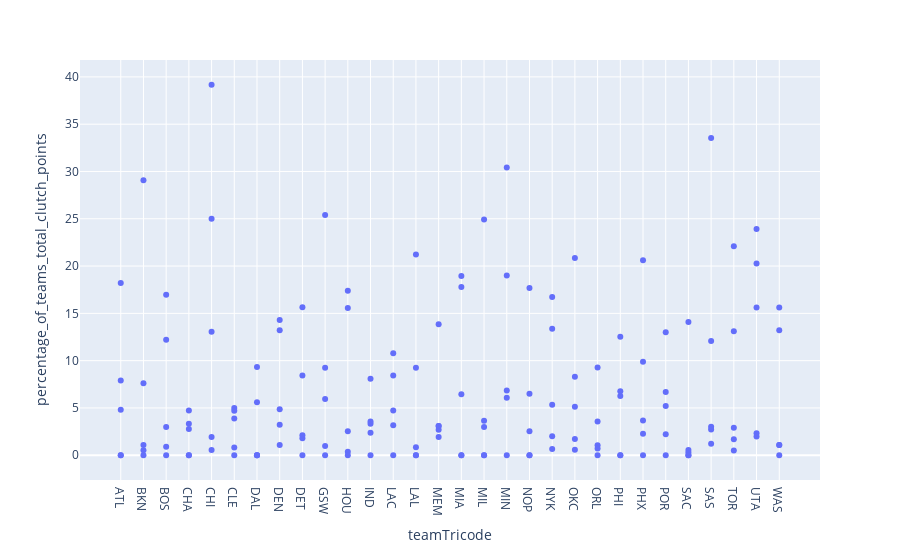

The notebook cell this image was saved under:
### Markdown cell above
## Plotting top 5 players per team clutch points % per team

### Code cell
px.scatter(top_5_per_team, x=top_5_per_team.teamTricode, y=top_5_per_team.percentage_of_teams_total_clutch_points, hover_data=['playerNameI'])

### Figure 1 — Plotly figure (JSON) as saved in the notebook; plotly's stock layout.template omitted (floating-point values rounded to 4 significant figures; data arrays with more than 128 entries replaced by an {"elided": "..."} marker saying what was removed)
{"data": [{"customdata": {"elided": "150x1 str values"}, "hovertemplate": "teamTricode=%{x}<br>percentage_of_teams_total_clutch_points=%{y}<br>playerNameI=%{customdata[0]}<extra></extra>", "legendgroup": "", "marker": {"color": "#636efa", "symbol": "circle"}, "mode": "markers", "name": "", "orientation": "v", "showlegend": false, "type": "scatter", "x": {"elided": "150 str values"}, "xaxis": "x", "y": {"elided": "150 float values"}, "yaxis": "y"}], "layout": {"legend": {"tracegroupgap": 0}, "margin": {"t": 60}, "xaxis": {"anchor": "y", "domain": [0, 1], "title": {"text": "teamTricode"}}, "yaxis": {"anchor": "x", "domain": [0, 1], "title": {"text": "percentage_of_teams_total_clutch_points"}}}}
